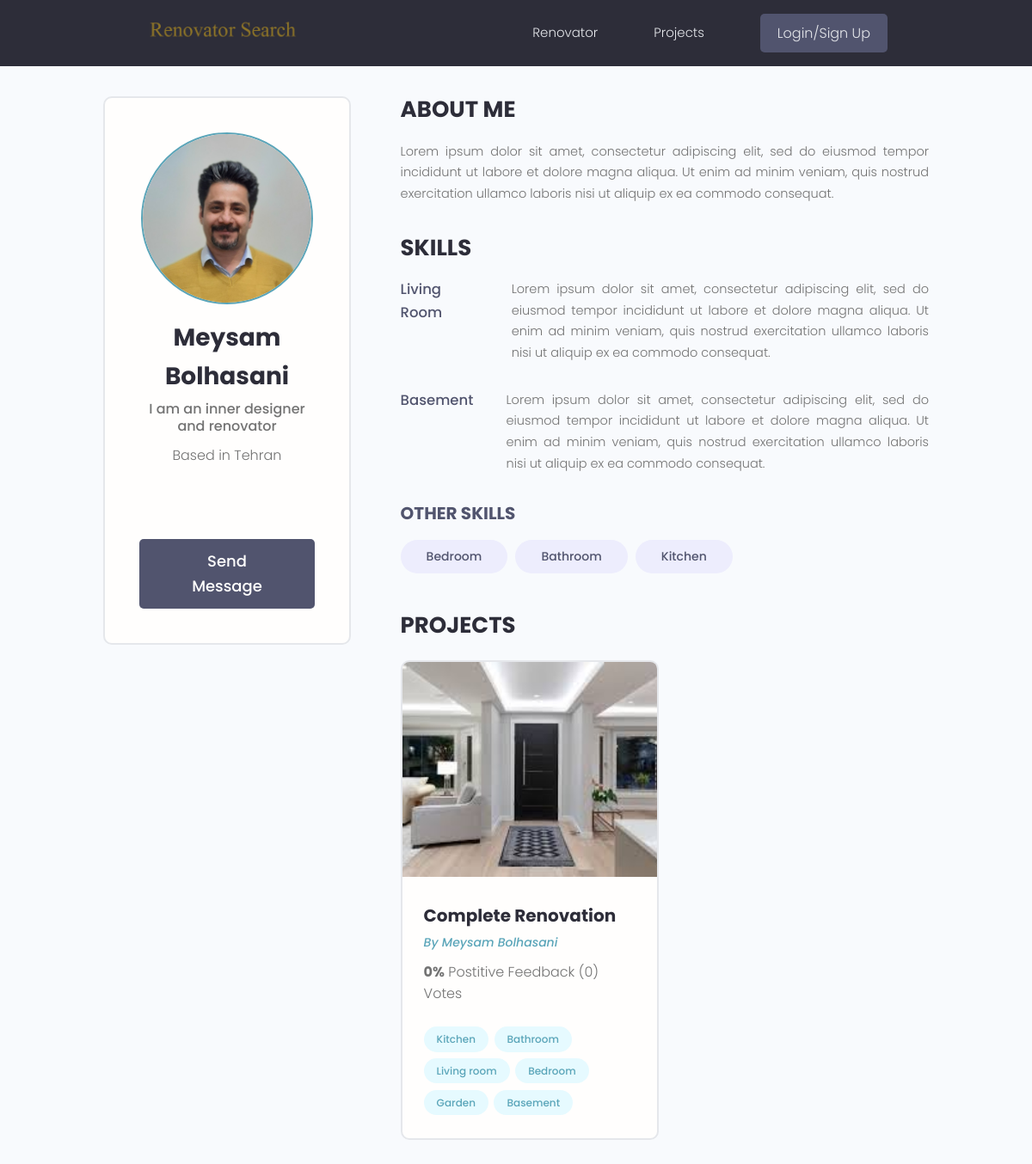
/user-profile/3/, run on the app's committed database.
### users/models.py (models this page shows, shortened)
class Profile(models.Model):
    user = models.OneToOneField(
        User, on_delete=models.CASCADE, null=True, blank=True)
    name = models.CharField(max_length=200, blank=True, null=True)
    email = models.EmailField(max_length=500, blank=True, null=True)
    username = models.CharField(max_length=200, blank=True, null=True)
    location = models.CharField(max_length=200, blank=True, null=True)
    short_intro = models.CharField(max_length=200, blank=True, null=True)
    bio = models.TextField(blank=True, null=True)
    profile_image = models.ImageField(
        null=True, blank=True, upload_to='profiles/', default="profiles/user-default.png")
    social_instagram = models.CharField(max_length=200, blank=True, null=True)
    social_youtube = models.CharField(max_length=200, blank=True, null=True)
    social_website = models.CharField(max_length=200, blank=True, null=True)
    created = models.DateTimeField(auto_now_add=True)
    class Meta:
            ordering = ['created']
    @property
    def imageURL(self):
        try:
            url = self.profile_image.url
        except:
            url=''
        return url

class Skill(models.Model):
    owner = models.ForeignKey(
        Profile, on_delete=models.CASCADE, null=True, blank=True)
    name = models.CharField(max_length=200, blank=True, null=True)
    description = models.TextField(null=True, blank=True)
    created = models.DateTimeField(auto_now_add=True)

### projects/models.py (models this page shows, shortened)
class Project(models.Model):
    owner = models.ForeignKey(
        Profile, null=True, blank=True, on_delete=models.CASCADE)
    title = models.CharField(max_length=200)
    description = models.TextField(null=True, blank=True)
    featured_image = models.ImageField(
        null=True, blank=True, default='default.jpg')
    tags = models.ManyToManyField(Tag, blank=True)
    project_address = models.CharField(max_length=2000, null=True, blank=True)
    vote_total = models.IntegerField(default=0, null=True, blank=True)
    vote_ratio = models.IntegerField(default=0, null=True, blank=True)
    images_link = models.CharField(max_length=2000, null=True, blank=True)
    created = models.DateTimeField(auto_now_add=True)
    class Meta:
        ordering = ['-vote_ratio', '-vote_total', 'title']
    @property
    def imageURL(self):
        try:
            url = self.featured_image.url
        except:
            url=''
        return url

class Tag(models.Model):
    name = models.CharField(max_length=200)
    created = models.DateTimeField(auto_now_add=True)
    def __str__(self):
        return self.name

### users/views.py (the view)
# urls.py: path('user-profile/<int:pk>/', views.user_profile, name='user-profile'),
def user_profile(request, pk):
    profile = Profile.objects.get(id=pk)
    topSkills = profile.skill_set.exclude(description__exact="")
    otherSkills = profile.skill_set.filter(description="")
    context = {'profile': profile, 'topSkills': topSkills,
               'otherSkills': otherSkills}
    return render(request, 'users/user-profile.html', context)

### users/templates/users/user-profile.html (shortened to what this page needs)
{%extends 'main.html'%} {%block content%}
<main class="profile my-md">
  <div class="container">
    <div class="layout">
      <div class="column column--1of3">
        <div class="card text-center">
          <div class="card__body dev">
            <img class="avatar avatar--xl" src="{{profile.imageURL}}" />
            <h2 class="dev__name">{{profile.name}}</h2>
            <p class="dev__title">{{profile.short_intro}}</p>
            <p class="dev__location">Based in {{profile.location}}</p>
            <ul class="dev__social">
            </ul>
            {% if request.user.profile.id != profile.id %}
            <a
              href="{% url 'create-message' profile.id %}"
              class="btn btn--sub btn--lg"
              >Send Message
            </a>
            {% endif %}
          </div>
        </div>
      </div>
      <div class="column column--2of3">
        <div class="devInfo">
          <h3 class="devInfo__title">About Me</h3>
          <p class="devInfo__about">{{profile.bio}}</p>
        </div>
        <div class="devInfo">
          <h3 class="devInfo__title">Skills</h3>
          <div class="devInfo__skills">
            {%for skill in topSkills %}
            <div class="devSkill">
              <h4 class="devSkill__title">{{skill.name}}</h4>
              <p class="devSkill__info">{{skill.description}}</p>
            </div>
            {% endfor%}
            <h3 class="devInfo__subtitle">Other Skills</h3>
            <div class="devInfo__otherSkills">
              {% for skill in otherSkills %}
              <span class="tag tag--pill tag--sub tag--lg">
                <small>{{skill.name}}</small>
              </span>
              {%endfor%}
            </div>
          </div>
        </div>
        <div class="devInfo">
          <h3 class="devInfo__title">Projects</h3>
          <div class="grid grid--two">
            {% for project in profile.project_set.all %}
            <div class="column">
              <div class="card project">
                <a href="{% url 'single-project' project.id %}" class="project">
                  <img
                    class="project__thumbnail"
                    src="{{project.imageURL}}"
                    alt="project thumbnail"
                  />
                  <div class="card__body">
                    <h3 class="project__title">{{project.title}}</h3>
                    <p>
                      <a
                        class="project__author"
                        href="{% url 'user-profile' profile.id %}"
                        >By {{project.owner.name}}</a
                      >
                    </p>
                    <p class="project--rating">
                      <span style="font-weight: bold"
                        >{{project.vote_ratio}}%</span
                      >
                      Postitive Feedback ({{project.vote_total}})
                      Vote{{project.vote_total|pluralize:"s"}}
                    </p>
                    <div class="project__tags">
                      {%for tag in project.tags.all%}
                      <span class="tag tag--pill tag--main">
                        <small>{{tag}}</small>
                      </span>
                      {%endfor%}
                    </div>
                  </div>
                </a>
              </div>
            </div>
            {%endfor%}
          </div>
        </div>
      </div>
    </div>
  </div>
</main>
{%endblock%}

### templates/main.html (shortened to what this page needs)
<!DOCTYPE html>
{% load static %}
<html lang="en">
<head>
  <link rel="stylesheet" href="https://cdn.iconmonstr.com/1.3.0/css/iconmonstr-iconic-font.min.css" />
  <link rel="stylesheet" href="{% static 'uikit/styles/uikit.css'%}" />
  <link rel="stylesheet" href="{% static 'css/app.css'%}" />
</head>
<body>
  {% include 'navbar.html' %}
  {% block content %} {% endblock content %}
</body>
</html>

### templates/navbar.html (shortened to what this page needs)
{% load static%}
<header class="header">
  <div class="container container--narrow">
    <a href="{% url 'profiles' %}" class="header__logo">
      <img src="{% static 'img/logo.png' %}" alt="RenSearch Logo" />
    </a>
    <nav class="header__nav">
      <ul class="header__menu">
        <li class="header__menuItem">
          <a href="{%url 'profiles'%}"> Renovator</a>
        </li>
        <li class="header__menuItem">
          <a href="{% url 'projects' %}">Projects</a>
        </li>
        {% if request.user.is_authenticated %}
        <li class="header__menuItem"><a href="{%url 'inbox'%}">Inbox</a></li>
        <li class="header__menuItem">
          <a href="{% url 'user-account'%}">User Account</a>
        </li>
        <li class="header__menuItem">
          <a href="{% url 'logout'%}" class="btn btn--sub">Logout</a>
        </li>
        {%else%}
        <li class="header__menuItem">
          <a href="{% url 'login'%}" class="btn btn--sub">Login/Sign Up</a>
        </li>
        {%endif%}
      </ul>
    </nav>
  </div>
</header>

### static/css/app.css (style rules this page uses)
:root { --color-sub: #2d2d39; }
.btn--sub { background-color: var(--color-sub-light); }
.card { border: 2px solid var(--color-light); }
img { width: 100%; }
.header { position: sticky; z-index: 111; background-color: var(--color-sub); padding: 1.5rem 0; }
.header > .container { display: flex; justify-content: space-between; align-items: center; }
.header__logo > img { height: 3.8rem; }
.header__nav > ul { display: inline-flex; align-items: center; list-style: none; gap: 6.5rem; }
.header__menuItem > a { color: var(--color-light); font-weight: 300; }
.profile .card > .dev { padding: 4rem; }
.dev__name { color: var(--color-sub); font-size: 2.8rem; font-weight: 700; margin-top: 1rem; margin-bottom: 0.5rem; }
.dev__title { font-size: 1.6rem; font-weight: 500; line-height: 1.3; }
.dev__location { margin-top: 1rem; }
.dev__social { margin: 3rem 0; list-style: none; display: flex; justify-content: center; gap: 1.5rem; }
.devInfo { margin-bottom: 3rem; }
.devInfo__title, .devInfo__subtitle { font-size: 2.6rem; color: var(--color-sub); text-transform: uppercase; font-weight: 700; margin-bottom: 1.5rem; }
.devInfo__subtitle { font-size: 2rem; color: var(--color-sub-light); }
.devInfo__about, .devSkill__info { font-size: 1.45rem; line-height: 1.7; text-align: justify; }
.devSkill { margin-bottom: 3rem; }
.devSkill__title { font-size: 1.65rem; font-weight: 500; color: var(--color-sub-light); }
@media screen and (min-width: 700px) { .devSkill { display: flex; justify-content: space-between; gap: 3rem; } }
@media screen and (min-width: 700px) { .devSkill__info { flex-basis: 80%; } }
.project__author { font-size: 1.4rem; font-style: italic; }
.project--rating { margin-bottom: 1.6em; margin-top: .5em; }
.project__thumbnail { height: 25rem; object-fit: cover; object-position: top center; }
.project__title { font-size: 2rem; font-weight: 700; color: var(--color-sub); }

### static/uikit/styles/modules/_variables.css (style rules this page uses)
:root { --color-main: #5aa5b9; --color-main-light: #e6faff; --color-sub: #3f4156; --color-sub-light: #51546e; --color-sub-lighter: #ededfd; --color-text: #737373; --color-gray: #8b8b8b; --color-light: #e5e7eb; --color-light-gray: #767676; --color-bg: #f8fafd; --color-white: #fffefd; --color-white-light: #f3f3f3; --color-success: #359e64; --color-success-bg: #def8e8; --color-error: #fc4b0b; --color-error-bg: #fff2ee; --font-base: 'Poppins', arial, helvetica, 'Segoe UI', roboto, ubuntu, sans-serif; --font-monospace: 'Fira Code', 'Courier New', courier, monospace; --font-regular: 300; --font-medium: 500; --font-bold: 700; --generic-shadow: 1px 1px 5px #00000010; --generic-transition: all 0.3s ease-in-out; }

### static/uikit/styles/modules/_base.css (style rules this page uses)
* { margin: 0; padding: 0; box-sizing: border-box; text-rendering: optimizeLegibility; color: inherit; font-size: inherit; }
html { font-size: 50%; }
@media only screen and (min-width: 480px) { html { font-size: 56.25%; } }
@media only screen and (min-width: 1200px) { html { font-size: 62.5%; } }
body { line-height: 1.6; font-weight: 400; font-size: 1.5rem; color: var(--color-text); background-color: var(--color-bg); min-height: 100vh; }

### static/uikit/styles/modules/_typography.css (style rules this page uses)
* { font-family: var(--font-base); }
h2 { font-size: 3.6rem; font-weight: var(--font-bold); }
h3 { font-size: 3.2rem; font-weight: var(--font-medium); }
h4 { font-size: 2.8rem; font-weight: var(--font-medium); }
p, span, strong { font-size: 1.6rem; color: var(--color-text); font-weight: var(--font-regular); }
a { padding-bottom: 2px; text-decoration: none; display: inline-block; color: var(--color-main); font-weight: var(--font-medium); }

### static/uikit/styles/modules/_utilities.css (style rules this page uses)
.container { width: 92%; max-width: 165rem; margin: 0 auto; box-sizing: border-box; }
.container--narrow { width: 92%; max-width: 120rem; }
@media screen and (min-width: 1000px) { .container { width: 90%; } }
@media screen and (min-width: 1000px) { .container--narrow { width: 85%; } }
@media screen and (min-width: 1200px) { .container { width: 80%; } }
@media screen and (min-width: 1200px) { .container--narrow { width: 72%; } }
.text-center { text-align: center; }
.my-md { margin: 3rem auto; }

### static/uikit/styles/modules/_avatar.css (style rules this page uses)
.avatar { border-radius: 50%; border: 2px solid var(--color-main); object-fit: cover; }
.avatar--xl { height: 20rem; width: 20rem; }

### static/uikit/styles/modules/_card.css (style rules this page uses)
.card { border-radius: 1rem; background-color: var(--color-white); border: 1.5px solid var(--color-light); width: auto; height: auto; margin-top: 0.5rem; margin-bottom: 0.5rem; overflow: hidden; }
.card__body, .card__header { padding: 2rem 2.5rem; }

### data on the page
Profile: imageURL (picture), name "Meysam Bolhasani", short_intro "I am an inner designer and renovator", location "Tehran", bio "Lorem ipsum dolor sit amet, consectetur adipiscing elit, sed do eiusmod tempor incididunt ut labore et dolore magna aliqua. Ut enim ad minim veniam, quis nostrud exercitation ullamco laboris nisi ut aliquip ex ea commodo consequat."
Skill: name "Living Room", description "Lorem ipsum dolor sit amet, consectetur adipiscing elit, sed do eiusmod tempor incididunt ut labore et dolore magna aliqua. Ut enim ad minim veniam, quis nostrud exercitation ullamco laboris nisi ut aliquip ex ea commodo consequat."
Skill: name "Basement", description "Lorem ipsum dolor sit amet, consectetur adipiscing elit, sed do eiusmod tempor incididunt ut labore et dolore magna aliqua. Ut enim ad minim veniam, quis nostrud exercitation ullamco laboris nisi ut aliquip ex ea commodo consequat."
Skill: name "Bedroom"
Skill: name "Bathroom"
Skill: name "Kitchen"
Project: imageURL (picture), title "Complete Renovation", owner.name "Meysam Bolhasani", vote_ratio "0", vote_total "0"
Tag: name "Kitchen"
Tag: name "Bathroom"
Tag: name "Living room"
Tag: name "Bedroom"
Tag: name "Garden"
Tag: name "Basement"
